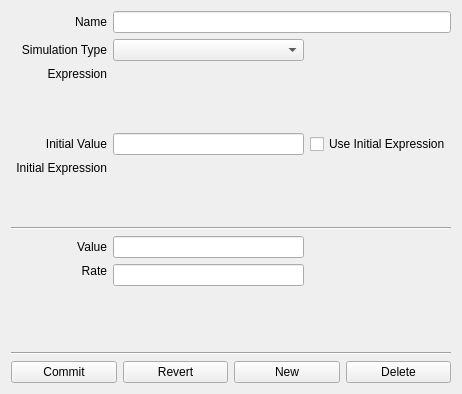
<ui version="4.0" >
<comment> Begin CVS Header </comment>
<comment>   $Source: /fs/turing/cvs/copasi_dev/copasi/UI/CQModelValue.ui,v $ </comment>
<comment>   $Revision: 1.11 $ </comment>
<comment>   $Name: Build-33 $ </comment>
<comment>   $Author: shoops $ </comment>
<comment>   $Date: 2009/11/30 19:34:16 $ </comment>
<comment> End CVS Header </comment>

<comment> Copyright (C) 2008 by Pedro Mendes, Virginia Tech Intellectual </comment>
<comment> Properties, Inc., EML Research, gGmbH, University of Heidelberg, </comment>
<comment> and The University of Manchester. </comment>
<comment> All rights reserved. </comment>

 <comment> All rights reserved. </comment>
 <class>CQModelValue</class>
 <widget class="CopasiWidget" name="CQModelValue" >
  <property name="geometry" >
   <rect>
    <x>0</x>
    <y>0</y>
    <width>462</width>
    <height>394</height>
   </rect>
  </property>
  <property name="sizePolicy" >
   <sizepolicy vsizetype="Preferred" hsizetype="Preferred" >
    <horstretch>0</horstretch>
    <verstretch>0</verstretch>
   </sizepolicy>
  </property>
  <property name="caption" stdset="0" >
   <string>Global Quantity</string>
  </property>
  <layout class="QVBoxLayout" name="verticalLayout" >
   <item>
    <layout class="QGridLayout" name="gridLayout" >
     <item row="0" column="0" >
      <widget class="QLabel" name="mpLblName" >
       <property name="sizePolicy" >
        <sizepolicy vsizetype="Minimum" hsizetype="Preferred" >
         <horstretch>0</horstretch>
         <verstretch>0</verstretch>
        </sizepolicy>
       </property>
       <property name="text" >
        <string>Name</string>
       </property>
       <property name="alignment" >
        <set>Qt::AlignRight|Qt::AlignTrailing|Qt::AlignVCenter</set>
       </property>
       <property name="wordWrap" >
        <bool>false</bool>
       </property>
      </widget>
     </item>
     <item row="1" column="0" >
      <widget class="QLabel" name="mpLblType" >
       <property name="sizePolicy" >
        <sizepolicy vsizetype="Minimum" hsizetype="Preferred" >
         <horstretch>0</horstretch>
         <verstretch>0</verstretch>
        </sizepolicy>
       </property>
       <property name="text" >
        <string>Simulation Type</string>
       </property>
       <property name="alignment" >
        <set>Qt::AlignRight|Qt::AlignTrailing|Qt::AlignVCenter</set>
       </property>
       <property name="wordWrap" >
        <bool>false</bool>
       </property>
      </widget>
     </item>
     <item row="1" column="1" colspan="2" >
      <widget class="QComboBox" name="mpComboBoxType" >
       <property name="sizePolicy" >
        <sizepolicy vsizetype="Fixed" hsizetype="MinimumExpanding" >
         <horstretch>0</horstretch>
         <verstretch>0</verstretch>
        </sizepolicy>
       </property>
      </widget>
     </item>
     <item row="2" column="0" >
      <widget class="QLabel" name="mpLblExpression" >
       <property name="sizePolicy" >
        <sizepolicy vsizetype="Minimum" hsizetype="Preferred" >
         <horstretch>0</horstretch>
         <verstretch>0</verstretch>
        </sizepolicy>
       </property>
       <property name="text" >
        <string>Expression</string>
       </property>
       <property name="alignment" >
        <set>Qt::AlignRight|Qt::AlignTop|Qt::AlignTrailing</set>
       </property>
       <property name="wordWrap" >
        <bool>false</bool>
       </property>
      </widget>
     </item>
     <item row="3" column="0" >
      <widget class="QLabel" name="mpLblInitialValue" >
       <property name="sizePolicy" >
        <sizepolicy vsizetype="Preferred" hsizetype="Preferred" >
         <horstretch>0</horstretch>
         <verstretch>0</verstretch>
        </sizepolicy>
       </property>
       <property name="text" >
        <string>Initial Value</string>
       </property>
       <property name="alignment" >
        <set>Qt::AlignRight|Qt::AlignTrailing|Qt::AlignVCenter</set>
       </property>
       <property name="wordWrap" >
        <bool>false</bool>
       </property>
      </widget>
     </item>
     <item row="3" column="3" >
      <widget class="QCheckBox" name="mpBoxUseInitialExpression" >
       <property name="text" >
        <string>Use Initial Expression</string>
       </property>
      </widget>
     </item>
     <item row="4" column="0" >
      <widget class="QLabel" name="mpLblInitialExpression" >
       <property name="sizePolicy" >
        <sizepolicy vsizetype="Minimum" hsizetype="Preferred" >
         <horstretch>0</horstretch>
         <verstretch>0</verstretch>
        </sizepolicy>
       </property>
       <property name="text" >
        <string>Initial Expression</string>
       </property>
       <property name="alignment" >
        <set>Qt::AlignRight|Qt::AlignTop|Qt::AlignTrailing</set>
       </property>
       <property name="wordWrap" >
        <bool>false</bool>
       </property>
      </widget>
     </item>
     <item row="5" column="0" colspan="4" >
      <widget class="Line" name="mpLine1" >
       <property name="frameShape" >
        <enum>QFrame::HLine</enum>
       </property>
       <property name="frameShadow" >
        <enum>QFrame::Sunken</enum>
       </property>
      </widget>
     </item>
     <item row="6" column="0" >
      <widget class="QLabel" name="mpLblValue" >
       <property name="sizePolicy" >
        <sizepolicy vsizetype="Minimum" hsizetype="Preferred" >
         <horstretch>0</horstretch>
         <verstretch>0</verstretch>
        </sizepolicy>
       </property>
       <property name="text" >
        <string>Value</string>
       </property>
       <property name="alignment" >
        <set>Qt::AlignRight|Qt::AlignTrailing|Qt::AlignVCenter</set>
       </property>
       <property name="wordWrap" >
        <bool>false</bool>
       </property>
      </widget>
     </item>
     <item row="7" column="0" >
      <widget class="QLabel" name="mpLblRate" >
       <property name="sizePolicy" >
        <sizepolicy vsizetype="Minimum" hsizetype="Preferred" >
         <horstretch>0</horstretch>
         <verstretch>0</verstretch>
        </sizepolicy>
       </property>
       <property name="text" >
        <string>Rate</string>
       </property>
       <property name="alignment" >
        <set>Qt::AlignRight|Qt::AlignTop|Qt::AlignTrailing</set>
       </property>
       <property name="wordWrap" >
        <bool>false</bool>
       </property>
      </widget>
     </item>
     <item row="9" column="0" colspan="4" >
      <widget class="Line" name="mpLine2" >
       <property name="frameShape" >
        <enum>QFrame::HLine</enum>
       </property>
       <property name="frameShadow" >
        <enum>QFrame::Sunken</enum>
       </property>
      </widget>
     </item>
     <item row="0" column="1" colspan="3" >
      <widget class="QLineEdit" name="mpEditName" >
       <property name="sizePolicy" >
        <sizepolicy vsizetype="Fixed" hsizetype="MinimumExpanding" >
         <horstretch>0</horstretch>
         <verstretch>0</verstretch>
        </sizepolicy>
       </property>
      </widget>
     </item>
     <item row="2" column="1" colspan="3" >
      <widget class="CQExpressionMmlStackedWidget" name="mpExpressionEMW" >
       <property name="minimumSize" >
        <size>
         <width>310</width>
         <height>60</height>
        </size>
       </property>
       <widget class="QWidget" name="page" />
       <widget class="QWidget" name="page_2" />
      </widget>
     </item>
     <item row="4" column="1" colspan="3" >
      <widget class="CQExpressionMmlStackedWidget" name="mpInitialExpressionEMW" >
       <property name="minimumSize" >
        <size>
         <width>310</width>
         <height>60</height>
        </size>
       </property>
       <widget class="QWidget" name="page_3" />
       <widget class="QWidget" name="page_4" />
      </widget>
     </item>
     <item row="3" column="1" colspan="2" >
      <widget class="QLineEdit" name="mpEditInitialValue" >
       <property name="sizePolicy" >
        <sizepolicy vsizetype="Preferred" hsizetype="MinimumExpanding" >
         <horstretch>0</horstretch>
         <verstretch>0</verstretch>
        </sizepolicy>
       </property>
      </widget>
     </item>
     <item row="7" column="1" colspan="2" >
      <widget class="QLineEdit" name="mpEditRate" >
       <property name="sizePolicy" >
        <sizepolicy vsizetype="Preferred" hsizetype="MinimumExpanding" >
         <horstretch>0</horstretch>
         <verstretch>0</verstretch>
        </sizepolicy>
       </property>
       <property name="readOnly" >
        <bool>true</bool>
       </property>
      </widget>
     </item>
     <item row="6" column="1" colspan="2" >
      <widget class="QLineEdit" name="mpEditCurrentValue" >
       <property name="sizePolicy" >
        <sizepolicy vsizetype="Preferred" hsizetype="MinimumExpanding" >
         <horstretch>0</horstretch>
         <verstretch>0</verstretch>
        </sizepolicy>
       </property>
       <property name="readOnly" >
        <bool>true</bool>
       </property>
      </widget>
     </item>
     <item row="8" column="1" colspan="2" >
      <spacer name="mpSpacer" >
       <property name="orientation" >
        <enum>Qt::Vertical</enum>
       </property>
       <property name="sizeType" >
        <enum>QSizePolicy::Expanding</enum>
       </property>
       <property name="sizeHint" stdset="0" >
        <size>
         <width>20</width>
         <height>20</height>
        </size>
       </property>
      </spacer>
     </item>
    </layout>
   </item>
   <item>
    <layout class="QHBoxLayout" >
     <item>
      <widget class="QPushButton" name="mpBtnCommit" >
       <property name="text" >
        <string>Commit</string>
       </property>
      </widget>
     </item>
     <item>
      <widget class="QPushButton" name="mpBtnRevert" >
       <property name="text" >
        <string>Revert</string>
       </property>
      </widget>
     </item>
     <item>
      <widget class="QPushButton" name="mpBtnNew" >
       <property name="text" >
        <string>New</string>
       </property>
      </widget>
     </item>
     <item>
      <widget class="QPushButton" name="mpBtnDelete" >
       <property name="text" >
        <string>Delete</string>
       </property>
      </widget>
     </item>
    </layout>
   </item>
  </layout>
 </widget>
 <layoutdefault spacing="6" margin="11" />
 <customwidgets>
  <customwidget>
   <class>CopasiWidget</class>
   <extends>QWidget</extends>
   <header>copasiWidget.h</header>
   <container>1</container>
  </customwidget>
  <customwidget>
   <class>CQExpressionMmlStackedWidget</class>
   <extends>QStackedWidget</extends>
   <header>CQExpressionMmlStackedWidget.h</header>
   <container>1</container>
  </customwidget>
 </customwidgets>
 <tabstops>
  <tabstop>mpComboBoxType</tabstop>
  <tabstop>mpBoxUseInitialExpression</tabstop>
  <tabstop>mpBtnCommit</tabstop>
  <tabstop>mpBtnRevert</tabstop>
  <tabstop>mpBtnNew</tabstop>
  <tabstop>mpBtnDelete</tabstop>
 </tabstops>
 <includes>
  <include location="global" >string</include>
  <include location="local" >copasiWidget.h</include>
  <include location="local" >CQExpressionMmlWidget.h</include>
  <include location="local" >CQExpressionMmlWidget.h</include>
 </includes>
 <resources/>
 <connections>
  <connection>
   <sender>mpBtnCommit</sender>
   <signal>clicked()</signal>
   <receiver>CQModelValue</receiver>
   <slot>slotBtnCommit()</slot>
   <hints>
    <hint type="sourcelabel" >
     <x>20</x>
     <y>20</y>
    </hint>
    <hint type="destinationlabel" >
     <x>20</x>
     <y>20</y>
    </hint>
   </hints>
  </connection>
  <connection>
   <sender>mpBtnDelete</sender>
   <signal>clicked()</signal>
   <receiver>CQModelValue</receiver>
   <slot>slotBtnDelete()</slot>
   <hints>
    <hint type="sourcelabel" >
     <x>20</x>
     <y>20</y>
    </hint>
    <hint type="destinationlabel" >
     <x>20</x>
     <y>20</y>
    </hint>
   </hints>
  </connection>
  <connection>
   <sender>mpBtnNew</sender>
   <signal>clicked()</signal>
   <receiver>CQModelValue</receiver>
   <slot>slotBtnNew()</slot>
   <hints>
    <hint type="sourcelabel" >
     <x>20</x>
     <y>20</y>
    </hint>
    <hint type="destinationlabel" >
     <x>20</x>
     <y>20</y>
    </hint>
   </hints>
  </connection>
  <connection>
   <sender>mpBtnRevert</sender>
   <signal>clicked()</signal>
   <receiver>CQModelValue</receiver>
   <slot>slotBtnRevert()</slot>
   <hints>
    <hint type="sourcelabel" >
     <x>20</x>
     <y>20</y>
    </hint>
    <hint type="destinationlabel" >
     <x>20</x>
     <y>20</y>
    </hint>
   </hints>
  </connection>
  <connection>
   <sender>mpComboBoxType</sender>
   <signal>activated(int)</signal>
   <receiver>CQModelValue</receiver>
   <slot>slotTypeChanged(int)</slot>
   <hints>
    <hint type="sourcelabel" >
     <x>20</x>
     <y>20</y>
    </hint>
    <hint type="destinationlabel" >
     <x>20</x>
     <y>20</y>
    </hint>
   </hints>
  </connection>
  <connection>
   <sender>mpBoxUseInitialExpression</sender>
   <signal>toggled(bool)</signal>
   <receiver>CQModelValue</receiver>
   <slot>slotInitialTypeChanged(bool)</slot>
   <hints>
    <hint type="sourcelabel" >
     <x>20</x>
     <y>20</y>
    </hint>
    <hint type="destinationlabel" >
     <x>20</x>
     <y>20</y>
    </hint>
   </hints>
  </connection>
  <connection>
   <sender>mpEditName</sender>
   <signal>lostFocus()</signal>
   <receiver>CQModelValue</receiver>
   <slot>slotNameLostFocus()</slot>
   <hints>
    <hint type="sourcelabel" >
     <x>20</x>
     <y>20</y>
    </hint>
    <hint type="destinationlabel" >
     <x>20</x>
     <y>20</y>
    </hint>
   </hints>
  </connection>
 </connections>
</ui>
